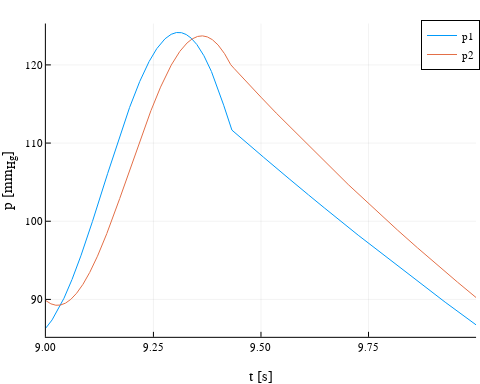

Notebook cell for this chart:
### Markdown cell above
And indeed, the run time is now one order of magnitude faster than the Matlab times shown in @sec-odePM.

We can plot the solution in @fig-wk4-sol using the special plot recipe for ODE solutions:

### Code cell
#| label: fig-wk4-sol
#| fig-cap: Solution of 4-element windkessel model using Julia's DifferentialEquations.jl
plot(sol,
     label = ["p1" "p2"],
     xlabel = "t [s]",
     ylabel = "p [mm<sub>Hg</sub>]",
     tspan=(9,10))

### Figure 1 — Plotly figure (JSON) as saved in the notebook; plotly's stock layout.template omitted (floating-point values rounded to 4 significant figures; data arrays with more than 128 entries replaced by an {"elided": "..."} marker saying what was removed)
{"data": [{"colorbar": {"len": 0.9108, "title": "", "x": 0.9918, "y": 0.5344}, "legendgroup": "p1", "line": {"color": "rgba(0, 154, 250, 1.000)", "dash": "solid", "shape": "linear", "width": 1}, "mode": "lines", "name": "p1", "showlegend": true, "type": "scatter", "x": {"elided": "4830 float values"}, "xaxis": "x", "y": {"elided": "4830 float values"}, "yaxis": "y"}, {"colorbar": {"len": 0.9108, "title": "", "x": 0.9918, "y": 0.5344}, "legendgroup": "p2", "line": {"color": "rgba(227, 111, 71, 1.000)", "dash": "solid", "shape": "linear", "width": 1}, "mode": "lines", "name": "p2", "showlegend": true, "type": "scatter", "x": {"elided": "4830 float values"}, "xaxis": "x", "y": {"elided": "4830 float values"}, "yaxis": "y"}], "layout": {"annotations": [], "height": 384, "legend": {"bgcolor": "rgba(255, 255, 255, 1.000)", "bordercolor": "rgba(0, 0, 0, 1.000)", "borderwidth": 1, "font": {"color": "rgba(0, 0, 0, 1.000)", "family": "sans-serif", "size": 11}, "title": {"font": {"color": "rgba(0, 0, 0, 1.000)", "family": "sans-serif", "size": 15}, "text": ""}, "tracegroupgap": 0, "traceorder": "normal", "x": 1.0, "xanchor": "auto", "y": 1.0, "yanchor": "auto"}, "margin": {"b": 20, "l": 0, "r": 0, "t": 20}, "paper_bgcolor": "rgba(255, 255, 255, 1.000)", "plot_bgcolor": "rgba(255, 255, 255, 1.000)", "showlegend": true, "width": 480, "xaxis": {"anchor": "y", "domain": [0.09559, 0.9918], "gridcolor": "rgba(0, 0, 0, 0.100)", "gridwidth": 0.5, "linecolor": "rgba(0, 0, 0, 1.000)", "mirror": false, "range": [9.0, 10.0], "showgrid": true, "showline": true, "showticklabels": true, "tickangle": 0, "tickcolor": "rgb(0, 0, 0)", "tickfont": {"color": "rgba(0, 0, 0, 1.000)", "family": "sans-serif", "size": 11}, "tickmode": "array", "ticks": "inside", "ticktext": ["9.00", "9.25", "9.50", "9.75", "10.00"], "tickvals": [9.0, 9.25, 9.5, 9.75, 10.0], "title": "t [s]", "titlefont": {"color": "rgba(0, 0, 0, 1.000)", "family": "sans-serif", "size": 15}, "type": "-", "visible": true, "zeroline": false, "zerolinecolor": "rgba(0, 0, 0, 1.000)"}, "yaxis": {"anchor": "x", "domain": [0.07897, 0.9897], "gridcolor": "rgba(0, 0, 0, 0.100)", "gridwidth": 0.5, "linecolor": "rgba(0, 0, 0, 1.000)", "mirror": false, "range": [85.21, 125.3], "showgrid": true, "showline": true, "showticklabels": true, "tickangle": 0, "tickcolor": "rgb(0, 0, 0)", "tickfont": {"color": "rgba(0, 0, 0, 1.000)", "family": "sans-serif", "size": 11}, "tickmode": "array", "ticks": "inside", "ticktext": ["90", "100", "110", "120"], "tickvals": [90.0, 100.0, 110.0, 120.0], "title": "p [mm<sub>Hg</sub>]", "titlefont": {"color": "rgba(0, 0, 0, 1.000)", "family": "sans-serif", "size": 15}, "type": "-", "visible": true, "zeroline": false, "zerolinecolor": "rgba(0, 0, 0, 1.000)"}}}
